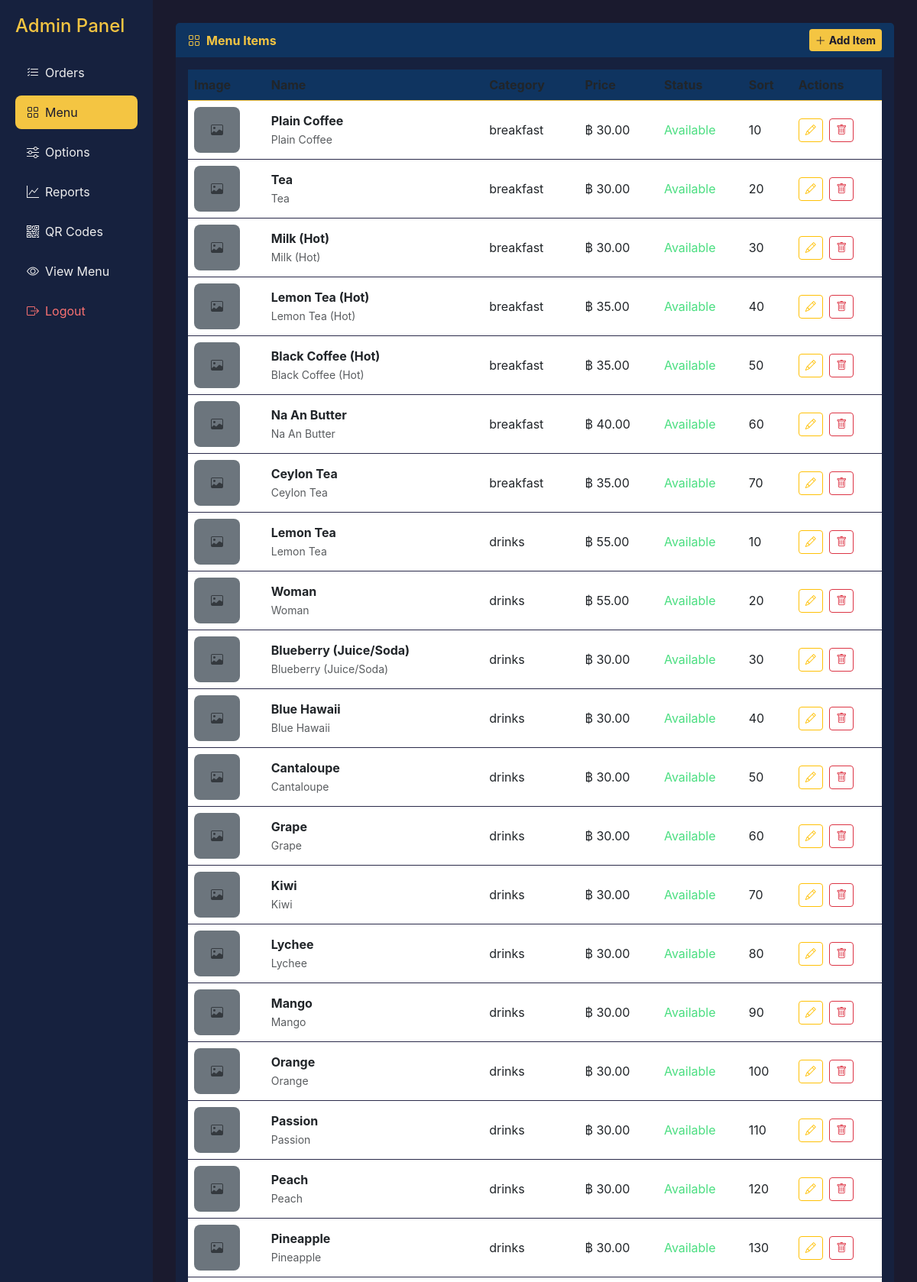
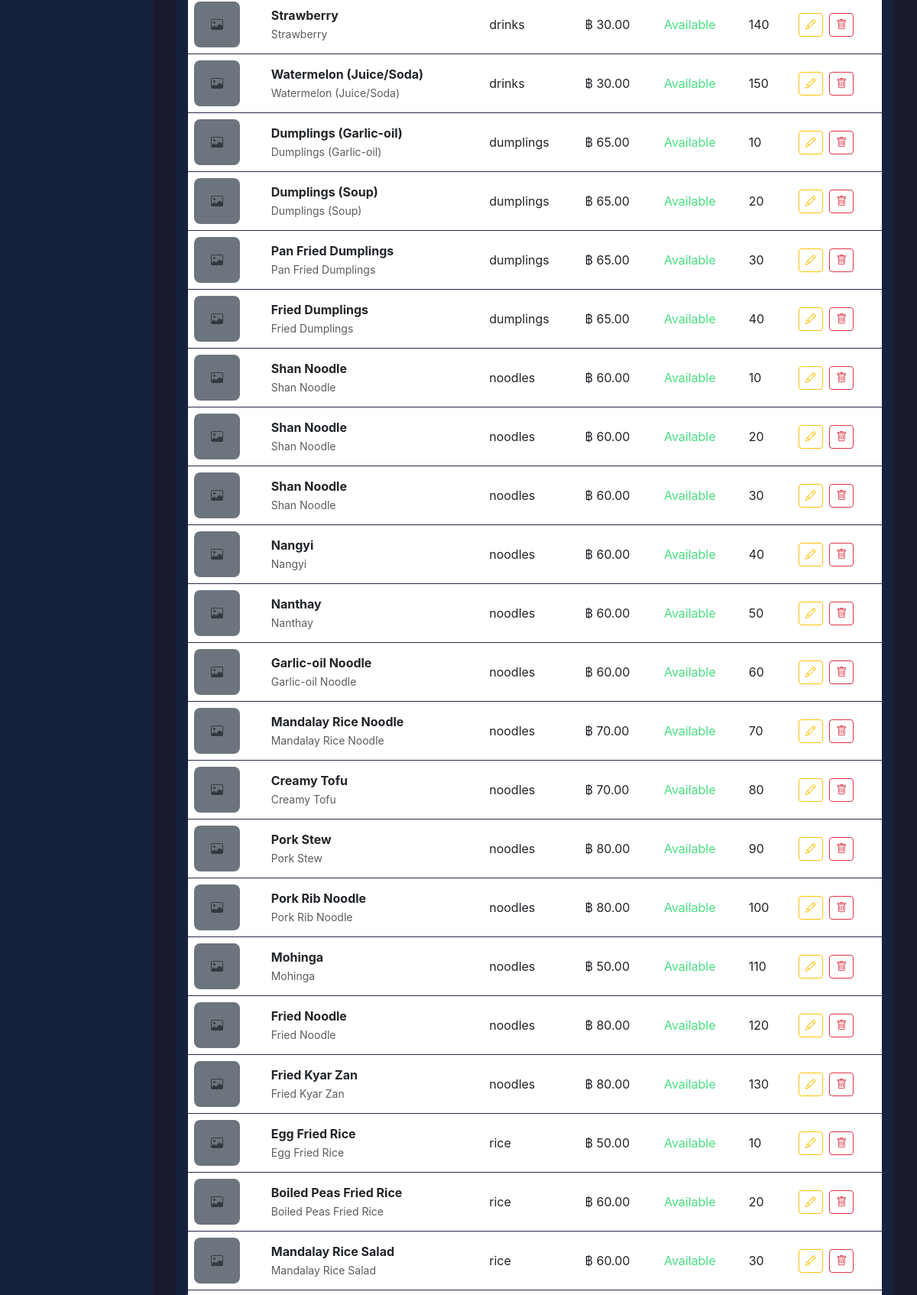
Page /admin/menu.php (signed in, upper part) on the committed database (2 pictures, top to bottom).
### tables this page shows
CREATE TABLE menu_items (
  id INT AUTO_INCREMENT PRIMARY KEY,
  name VARCHAR(255) NULL,
  name_en VARCHAR(255) NULL,
  name_bu VARCHAR(255) NULL,
  name_th VARCHAR(255) NULL,
  category VARCHAR(50) NOT NULL DEFAULT 'menu',
  sort_order INT NOT NULL DEFAULT 0,
  price DECIMAL(10,2) NOT NULL,
  status ENUM('available','out_of_stock') NOT NULL DEFAULT 'available',
  image VARCHAR(255) NULL,
  photo VARCHAR(255) NULL
);

### lib/helpers.php (called while the page is built, shortened)
<?php
function h(?string $value): string
{
    return htmlspecialchars($value ?? '', ENT_QUOTES, 'UTF-8');
}
function currency_symbol(): string
{
    return '฿';
}
function money_decimals(): int
{
    return 2;
}
function format_money(string|int|float $amount): string
{
    return currency_symbol() . ' ' . number_format((float) $amount, money_decimals(), '.', ',');
}

### admin/menu.php (the view, shortened to what this page needs)
<?php
require_once __DIR__ . '/../lib/helpers.php';
$pdo = db();
$menuItems = $pdo->query("SELECT * FROM menu_items ORDER BY category, sort_order")->fetchAll();
?>
<!DOCTYPE html>
<html lang="en">
<head>
    <link href="https://cdn.jsdelivr.net/npm/bootstrap@5.3.0/dist/css/bootstrap.min.css" rel="stylesheet">
    <link rel="stylesheet" href="https://cdn.jsdelivr.net/npm/bootstrap-icons@1.10.0/font/bootstrap-icons.css">
</head>
<body>
    <div class="container-fluid">
        <div class="row">
            <div class="col-md-2 sidebar">
                <h4 class="mb-4" style="color: #f4c542;">Admin Panel</h4>
                <a href="index.php" class="mb-2"><i class="bi bi-list-check me-2"></i>Orders</a>
                <a href="menu.php" class="active mb-2"><i class="bi bi-grid me-2"></i>Menu</a>
                <a href="menu_options.php" class="mb-2"><i class="bi bi-sliders me-2"></i>Options</a>
                <a href="reports.php" class="mb-2"><i class="bi bi-graph-up me-2"></i>Reports</a>
                <a href="qr_tables.php" class="mb-2"><i class="bi bi-qr-code me-2"></i>QR Codes</a>
                <a href="../menu.php" class="mb-2"><i class="bi bi-eye me-2"></i>View Menu</a>
                <a href="logout.php" class="mb-2" style="color: #f87171;"><i class="bi bi-box-arrow-right me-2"></i>Logout</a>
            </div>
            <div class="col-md-10 main-content">
                <div class="card">
                    <div class="card-header d-flex justify-content-between align-items-center">
                        <span><i class="bi bi-grid me-2"></i>Menu Items</span>
                        <button class="btn btn-gold btn-sm" data-bs-toggle="modal" data-bs-target="#itemModal" onclick="resetForm()">
                            <i class="bi bi-plus-lg me-1"></i>Add Item
                        </button>
                    </div>
                    <div class="card-body">
                        <div class="table-responsive">
                            <table class="table table-hover">
                                <thead>
                                    <tr>
                                        <th>Image</th>
                                        <th>Name</th>
                                        <th>Category</th>
                                        <th>Price</th>
                                        <th>Status</th>
                                        <th>Sort</th>
                                        <th>Actions</th>
                                    </tr>
                                </thead>
                                <tbody>
                                    <?php foreach ($menuItems as $item): ?>
                                    <tr>
                                        <td>
                                            <?php if (!empty($item['image'])): ?>
                                                <img src="../<?= h($item['image']) ?>" class="menu-img" alt="">
                                            <?php else: ?>
                                                <div class="menu-img bg-secondary d-flex align-items-center justify-content-center">
                                                    <i class="bi bi-image text-muted"></i>
                                                </div>
                                            <?php endif; ?>
                                        </td>
                                        <td>
                                            <strong><?= h($item['name']) ?></strong><br>
                                            <small class="text-muted"><?= h($item['name_en']) ?></small>
                                        </td>
                                        <td><?= h($item['category']) ?></td>
                                        <td><?= format_money($item['price']) ?></td>
                                        <td>
                                            <span class="status-<?= $item['status'] ?>">
                                                <?= ucfirst($item['status']) ?>
                                            </span>
                                        </td>
                                        <td><?= $item['sort_order'] ?></td>
                                        <td>
                                            <button class="btn btn-sm btn-outline-warning me-1" onclick="editItem(<?= $item['id'] ?>)">
                                                <i class="bi bi-pencil"></i>
                                            </button>
                                            <button class="btn btn-sm btn-outline-danger" onclick="deleteItem(<?= $item['id'] ?>, '<?= h($item['name']) ?>')">
                                                <i class="bi bi-trash"></i>
                                            </button>
                                        </td>
                                    </tr>
                                    <?php endforeach; ?>
                                </tbody>
                            </table>
                        </div>
                    </div>
                </div>
            </div>
        </div>
    </div>
</body>
</html>

### admin/menu.php (style rules this page uses)
body { background: #1a1a2e; color: #eee; font-family: -apple-system, BlinkMacSystemFont, "Segoe UI", Roboto, sans-serif; }
.sidebar { background: #16213e; min-height: 100vh; padding: 20px; }
.sidebar a { color: #eee; text-decoration: none; display: block; padding: 10px 15px; margin-bottom: 5px; border-radius: 8px; transition: background 0.2s; }
.sidebar a:hover, .sidebar a.active { background: #f4c542; color: #1a1a2e; }
.main-content { padding: 30px; }
.card { background: #16213e; border: none; border-radius: 12px; margin-bottom: 20px; }
.card-header { background: #0f3460; border: none; border-radius: 12px 12px 0 0; color: #f4c542; font-weight: bold; }
.table { color: #eee; }
.table th { background: #0f3460; border-color: #f4c542; }
.table td { border-color: #2a2a4a; vertical-align: middle; }
.btn-gold { background: #f4c542; color: #1a1a2e; border: none; font-weight: bold; }
.menu-img { width: 60px; height: 60px; object-fit: cover; border-radius: 8px; }
.status-available { color: #4ade80; }

### rows in the picture
menu_items: name "Plain Coffee", name_en "Plain Coffee", category "breakfast", price "฿ 30.00", status "Available", sort_order "10"
menu_items: name "Tea", name_en "Tea", category "breakfast", price "฿ 30.00", status "Available", sort_order "20"
menu_items: name "Milk (Hot)", name_en "Milk (Hot)", category "breakfast", price "฿ 30.00", status "Available", sort_order "30"
menu_items: name "Lemon Tea (Hot)", name_en "Lemon Tea (Hot)", category "breakfast", price "฿ 35.00", status "Available", sort_order "40"
menu_items: name "Black Coffee (Hot)", name_en "Black Coffee (Hot)", category "breakfast", price "฿ 35.00", status "Available", sort_order "50"
menu_items: name "Na An Butter", name_en "Na An Butter", category "breakfast", price "฿ 40.00", status "Available", sort_order "60"
menu_items: name "Ceylon Tea", name_en "Ceylon Tea", category "breakfast", price "฿ 35.00", status "Available", sort_order "70"
menu_items: name "Lemon Tea", name_en "Lemon Tea", category "drinks", price "฿ 55.00", status "Available", sort_order "10"
menu_items: name "Woman", name_en "Woman", category "drinks", price "฿ 55.00", status "Available", sort_order "20"
menu_items: name "Blueberry (Juice/Soda)", name_en "Blueberry (Juice/Soda)", category "drinks", price "฿ 30.00", status "Available", sort_order "30"
menu_items: name "Blue Hawaii", name_en "Blue Hawaii", category "drinks", price "฿ 30.00", status "Available", sort_order "40"
menu_items: name "Cantaloupe", name_en "Cantaloupe", category "drinks", price "฿ 30.00", status "Available", sort_order "50"
menu_items: name "Grape", name_en "Grape", category "drinks", price "฿ 30.00", status "Available", sort_order "60"
menu_items: name "Kiwi", name_en "Kiwi", category "drinks", price "฿ 30.00", status "Available", sort_order "70"
menu_items: name "Lychee", name_en "Lychee", category "drinks", price "฿ 30.00", status "Available", sort_order "80"
menu_items: name "Mango", name_en "Mango", category "drinks", price "฿ 30.00", status "Available", sort_order "90"
menu_items: name "Orange", name_en "Orange", category "drinks", price "฿ 30.00", status "Available", sort_order "100"
menu_items: name "Passion", name_en "Passion", category "drinks", price "฿ 30.00", status "Available", sort_order "110"
menu_items: name "Peach", name_en "Peach", category "drinks", price "฿ 30.00", status "Available", sort_order "120"
menu_items: name "Pineapple", name_en "Pineapple", category "drinks", price "฿ 30.00", status "Available", sort_order "130"
menu_items: name "Strawberry", name_en "Strawberry", category "drinks", price "฿ 30.00", status "Available", sort_order "140"
menu_items: name "Watermelon (Juice/Soda)", name_en "Watermelon (Juice/Soda)", category "drinks", price "฿ 30.00", status "Available", sort_order "150"
menu_items: name "Dumplings (Garlic-oil)", name_en "Dumplings (Garlic-oil)", category "dumplings", price "฿ 65.00", status "Available", sort_order "10"
menu_items: name "Dumplings (Soup)", name_en "Dumplings (Soup)", category "dumplings", price "฿ 65.00", status "Available", sort_order "20"
menu_items: name "Pan Fried Dumplings", name_en "Pan Fried Dumplings", category "dumplings", price "฿ 65.00", status "Available", sort_order "30"
menu_items: name "Fried Dumplings", name_en "Fried Dumplings", category "dumplings", price "฿ 65.00", status "Available", sort_order "40"
menu_items: name "Shan Noodle", name_en "Shan Noodle", category "noodles", price "฿ 60.00", status "Available", sort_order "10"
menu_items: name "Shan Noodle", name_en "Shan Noodle", category "noodles", price "฿ 60.00", status "Available", sort_order "20"
menu_items: name "Shan Noodle", name_en "Shan Noodle", category "noodles", price "฿ 60.00", status "Available", sort_order "30"
menu_items: name "Nangyi", name_en "Nangyi", category "noodles", price "฿ 60.00", status "Available", sort_order "40"
menu_items: name "Nanthay", name_en "Nanthay", category "noodles", price "฿ 60.00", status "Available", sort_order "50"
menu_items: name "Garlic-oil Noodle", name_en "Garlic-oil Noodle", category "noodles", price "฿ 60.00", status "Available", sort_order "60"
menu_items: name "Mandalay Rice Noodle", name_en "Mandalay Rice Noodle", category "noodles", price "฿ 70.00", status "Available", sort_order "70"
menu_items: name "Creamy Tofu", name_en "Creamy Tofu", category "noodles", price "฿ 70.00", status "Available", sort_order "80"
menu_items: name "Pork Stew", name_en "Pork Stew", category "noodles", price "฿ 80.00", status "Available", sort_order "90"
menu_items: name "Pork Rib Noodle", name_en "Pork Rib Noodle", category "noodles", price "฿ 80.00", status "Available", sort_order "100"
menu_items: name "Mohinga", name_en "Mohinga", category "noodles", price "฿ 50.00", status "Available", sort_order "110"
menu_items: name "Fried Noodle", name_en "Fried Noodle", category "noodles", price "฿ 80.00", status "Available", sort_order "120"
menu_items: name "Fried Kyar Zan", name_en "Fried Kyar Zan", category "noodles", price "฿ 80.00", status "Available", sort_order "130"
menu_items: name "Egg Fried Rice", name_en "Egg Fried Rice", category "rice", price "฿ 50.00", status "Available", sort_order "10"
menu_items: name "Boiled Peas Fried Rice", name_en "Boiled Peas Fried Rice", category "rice", price "฿ 60.00", status "Available", sort_order "20"
menu_items: name "Mandalay Rice Salad", name_en "Mandalay Rice Salad", category "rice", price "฿ 60.00", status "Available", sort_order "30"
